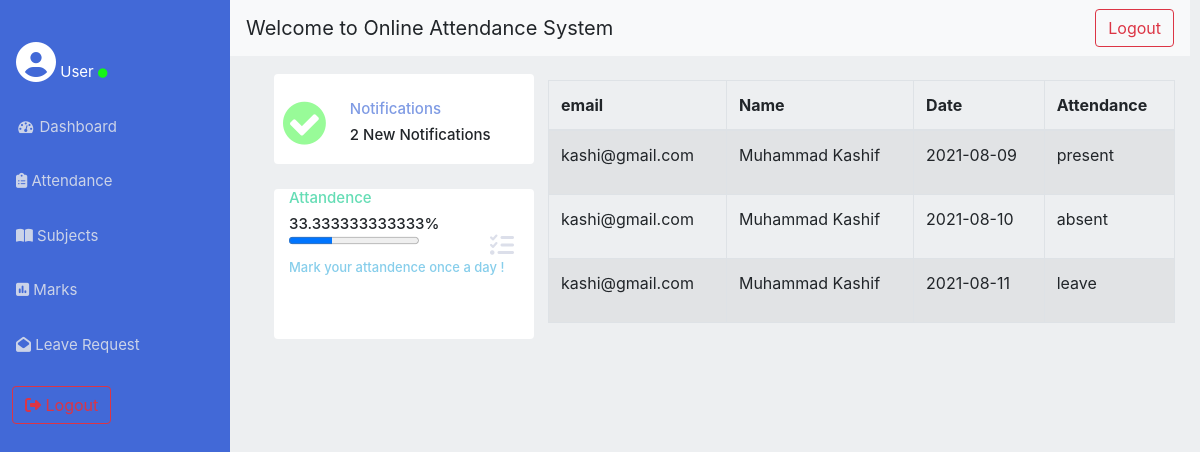
/User/user_dashboard.php (signed in), run on the app's committed database.
### tables this page shows
CREATE TABLE `attendance` (
  `email` varchar(200) NOT NULL,
  `fname` varchar(200) NOT NULL,
  `lname` varchar(200) NOT NULL,
  `attendance` varchar(200) NOT NULL,
  `date_time` date NOT NULL
);

### User/user_dashboard.php (the view, shortened to what this page needs)
<?php
include('./header.php');
include('../server.php');
$email=$_SESSION["email"];
?>
<!DOCTYPE html>
<html>
<head>
</head>
<body>
<div class="main">
	<div class="container">
		<div class="content">
		<div class="cards">
  <div class="card1"><i style="float: left ; padding: 4px; margin-top: 19px; margin-left: 4px; font-size: 50px; color:palegreen;" class="fa fa-check-circle"></i><h6>Notifications</h6> <h5>2 New Notifications</h5></div>
   <?php
 $sql="SELECT * FROM attendance where email='$email'";
 $sql1="SELECT * FROM attendance where email='$email' and attendance='present'";
  if ($result=mysqli_query($conn,$sql))
{
  $rowcount=mysqli_num_rows($result);
if ($result1=mysqli_query($conn,$sql1))
{
  $rowcount1=mysqli_num_rows($result1);
  $percentage = ($rowcount1/$rowcount)*100;
  ?>
  <div class="card2"><h6>Attandence</h6><h5> <?php print($percentage); ?>% <progress  id="file" value="<?php print($percentage); } }?>" max="100"> </progress> <i class="fas fa-tasks"></i>
</h5>
	<h5 style="color:skyblue; font-size: 13px;">Mark your attandence once a day !</h5>
	</div>
</div>
<table class="table table-striped table-bordered" style="margin-top: 10px; margin-left: 14px; width: 99%; border-radius: 4px;"  >
  <thead>
    <tr>
      <th scope="col">email</th>
      <th scope="col">Name</th>
      <th scope="col">Date</th>
      <th scope="col">Attendance</th>
    </tr>
  </thead>
  <tbody>
    <?php
    $sql = "SELECT * FROM attendance WHERE email='$email'";
$result = $conn->query($sql);
  if ($result->num_rows > 0) {
while($row = $result->fetch_assoc())
{
  ?>
    <tr>
       <td><?php  echo $row["email"]  ?></td>
                <td><?php  echo $row["fname"]." ".$row["lname"]?></td>
                <td><?php  echo $row["date_time"] ?></td>
                <td><?php  echo $row["attendance"] ?></td>
    </tr>
          <?php
} }?>
  </tbody>
</table>
</div>
	</div>
</div>
</body>
</html>

### User/header.php (shortened to what this page needs)
<!doctype html>
<html lang="en">
  <head>
    <link rel="stylesheet" href="https://maxcdn.bootstrapcdn.com/bootstrap/4.0.0/css/bootstrap.min.css">
    <link rel="stylesheet" href="https://cdnjs.cloudflare.com/ajax/libs/font-awesome/4.7.0/css/font-awesome.min.css">
  </head>
  <body>
 <div class="sidebar">
  <a href="user_profile.php" style="color: white;"><i class="fas fa-user-circle" style="font-size: 40px;"></i> User <i class="fa fa-circle" style="color: #15f716 ; font-size: 11px;"></i></a>
  <a href="user_Dashboard.php"><i class="fa fa-fw fa-tachometer"></i> Dashboard</a>
  <a href="attendance.php"><i class="fas fa-clipboard-list"></i> Attendance</a>
<a href="#"><i class="fas fa-book-open"></i> Subjects</a>
   <a href="#"><i class="fas fa-poll"></i> Marks</a>
   <a href="leave_request.php"><i class="fas fa-envelope-open"></i> Leave Request</a>
   <br>
   <form method="post">
   <button class="btn btn-outline-danger my-2 my-sm-0" name="u_logout" type="submit"><i class="fas fa-sign-out-alt"></i> Logout</button>
   </form>
</div>
<div class="main">
  <nav class="navbar navbar-light bg-light justify-content-between">
  <a class="navbar-brand">Welcome to Online Attendance System</a>
<form method="post">
    <button class="btn btn-outline-danger my-2 my-sm-0" name="u_logout" type="submit">Logout</button>
</form>
</nav>
</div>
  </body>
</html>

### User/header.php (style rules this page uses)
body { background-color: #edeff1; }
.sidebar { height: 100%; width: 230px; position: fixed; z-index: 1; top: 0; left: 0; background-color: #4269d7; overflow-x: hidden; padding-top: 16px; }
.sidebar a { padding: 26px 8px 6px 16px; text-decoration: none; font-size: 15px; color: #cbd3e8; display: block; }
.sidebar button { margin-left: 12px; }
.main { margin-left: 220px; padding: 0px 10px; }

### User/user_dashboard.php (style rules this page uses)
.content { display: flex; }
.card1 { padding: 1px; margin-top: 4px; background-color: white; height: 90px; width: 260px; border-radius: 4px; margin-left: 15px; }
.card2 { margin-top: 4px; background-color: white; height: 150px; width: 260px; border-radius: 4px; margin-left: 15px; }
.card1 h6 , .card2 h6 { margin-top: 25px; margin-left: 15px; font-size: 15px; }
.card1 h5 , .card2 h5 { font-size: 15px; margin-left: 15px; }
.card1 h6 { color: #7f9be4; }
.card2 h6 { color : #65ddb5; }
#file { color: red; width:130px; }
.cards i { font-size: 24px; float: right; margin-right: 20px; color: #dcdfea; }
.content { display: flex; margin-top: 14px; margin-left: 14px; }

### data on the page
attendance: email "kashi@gmail.com", fname "Muhammad", lname "Kashif", date_time "2021-08-09", attendance "present"
attendance: email "kashi@gmail.com", fname "Muhammad", lname "Kashif", date_time "2021-08-10", attendance "absent"
attendance: email "kashi@gmail.com", fname "Muhammad", lname "Kashif", date_time "2021-08-11", attendance "leave"

### other printed values
$percentage "33.333333333333"
